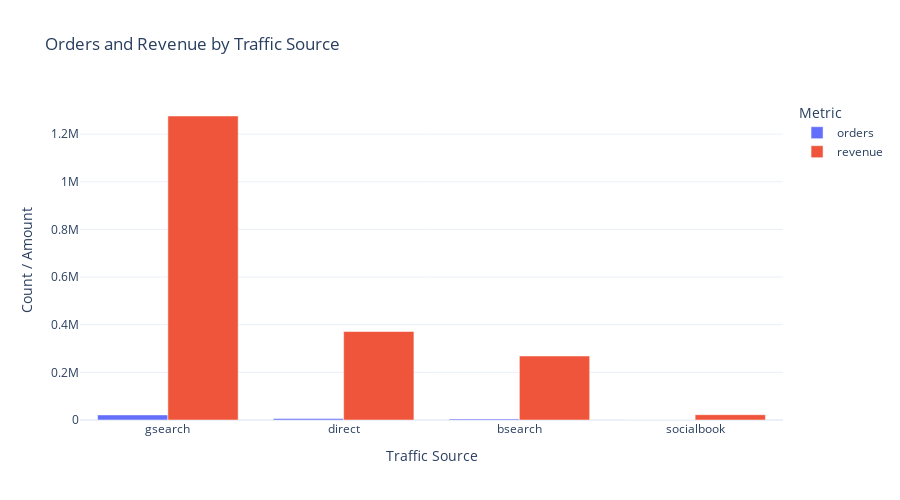
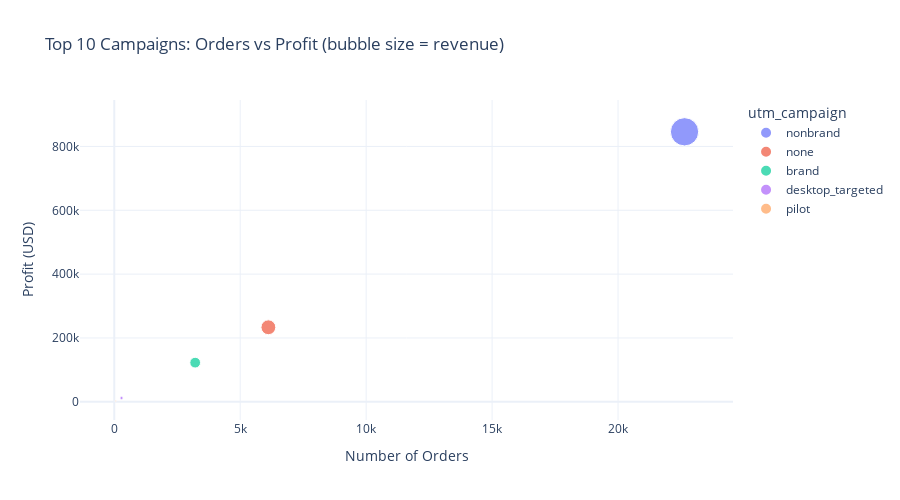

These figures' notebook cell, in order:
### Code cell
# 5. Traffic Source Analysis
traffic_analysis = orders_with_sessions.groupby('utm_source').agg({
    'order_id': 'count',
    'price_usd': 'sum',
    'profit_usd': 'sum'
}).reset_index()

traffic_analysis.columns = ['utm_source', 'orders', 'revenue', 'profit']
traffic_analysis = traffic_analysis.sort_values('revenue', ascending=False)

fig5 = px.bar(traffic_analysis,
              x='utm_source',
              y=['orders', 'revenue'],
              title='Orders and Revenue by Traffic Source',
              labels={'value': 'Count / Amount', 'utm_source': 'Traffic Source', 'variable': 'Metric'},
              barmode='group',
              template='plotly_white')
fig5.update_layout(height=500)
fig5.show()

# 6. Campaign Performance
campaign_analysis = orders_with_sessions.groupby('utm_campaign').agg({
    'order_id': 'count',
    'price_usd': 'sum',
    'profit_usd': 'sum'
}).reset_index()
campaign_analysis.columns = ['utm_campaign', 'orders', 'revenue', 'profit']
campaign_analysis = campaign_analysis.sort_values('revenue', ascending=False).head(10)

fig6 = px.scatter(campaign_analysis,
                  x='orders',
                  y='profit',
                  size='revenue',
                  color='utm_campaign',
                  title='Top 10 Campaigns: Orders vs Profit (bubble size = revenue)',
                  labels={'orders': 'Number of Orders', 'profit': 'Profit (USD)'},
                  template='plotly_white',
                  hover_data=['revenue'])
fig6.update_layout(height=500, showlegend=True)
fig6.show()

### Figure 1 — Plotly figure (JSON) as saved in the notebook; plotly's stock layout.template omitted (floating-point values rounded to 4 significant figures)
{"data": [{"alignmentgroup": "True", "hovertemplate": "Metric=orders<br>Traffic Source=%{x}<br>Count / Amount=%{y}<extra></extra>", "legendgroup": "orders", "marker": {"color": "#636efa", "pattern": {"shape": ""}}, "name": "orders", "offsetgroup": "orders", "orientation": "v", "showlegend": true, "textposition": "auto", "x": ["gsearch", "direct", "bsearch", "socialbook"], "xaxis": "x", "y": [21330.0, 6118.0, 4519.0, 343.0], "yaxis": "y", "type": "bar"}, {"alignmentgroup": "True", "hovertemplate": "Metric=revenue<br>Traffic Source=%{x}<br>Count / Amount=%{y}<extra></extra>", "legendgroup": "revenue", "marker": {"color": "#EF553B", "pattern": {"shape": ""}}, "name": "revenue", "offsetgroup": "revenue", "orientation": "v", "showlegend": true, "textposition": "auto", "x": ["gsearch", "direct", "bsearch", "socialbook"], "xaxis": "x", "y": [1276000.0, 371400.0, 268700.0, 22260.0], "yaxis": "y", "type": "bar"}], "layout": {"xaxis": {"anchor": "y", "domain": [0.0, 1.0], "title": {"text": "Traffic Source"}}, "yaxis": {"anchor": "x", "domain": [0.0, 1.0], "title": {"text": "Count / Amount"}}, "legend": {"title": {"text": "Metric"}, "tracegroupgap": 0}, "title": {"text": "Orders and Revenue by Traffic Source"}, "barmode": "group", "height": 500}}

### Figure 2 — Plotly figure (JSON) as saved in the notebook; plotly's stock layout.template omitted (floating-point values rounded to 4 significant figures)
{"data": [{"customdata": [[1350000.0]], "hovertemplate": "utm_campaign=nonbrand<br>Number of Orders=%{x}<br>Profit (USD)=%{y}<br>revenue=%{customdata[0]}<extra></extra>", "legendgroup": "nonbrand", "marker": {"color": "#636efa", "size": [1350000.0], "sizemode": "area", "sizeref": 3375.0, "symbol": "circle"}, "mode": "markers", "name": "nonbrand", "orientation": "v", "showlegend": true, "x": [22640], "xaxis": "x", "y": [846000.0], "yaxis": "y", "type": "scatter"}, {"customdata": [[371400.0]], "hovertemplate": "utm_campaign=none<br>Number of Orders=%{x}<br>Profit (USD)=%{y}<br>revenue=%{customdata[0]}<extra></extra>", "legendgroup": "none", "marker": {"color": "#EF553B", "size": [371400.0], "sizemode": "area", "sizeref": 3375.0, "symbol": "circle"}, "mode": "markers", "name": "none", "orientation": "v", "showlegend": true, "x": [6118], "xaxis": "x", "y": [233400.0], "yaxis": "y", "type": "scatter"}, {"customdata": [[194800.0]], "hovertemplate": "utm_campaign=brand<br>Number of Orders=%{x}<br>Profit (USD)=%{y}<br>revenue=%{customdata[0]}<extra></extra>", "legendgroup": "brand", "marker": {"color": "#00cc96", "size": [194800.0], "sizemode": "area", "sizeref": 3375.0, "symbol": "circle"}, "mode": "markers", "name": "brand", "orientation": "v", "showlegend": true, "x": [3212], "xaxis": "x", "y": [122600.0], "yaxis": "y", "type": "scatter"}, {"customdata": [[18520.0]], "hovertemplate": "utm_campaign=desktop_targeted<br>Number of Orders=%{x}<br>Profit (USD)=%{y}<br>revenue=%{customdata[0]}<extra></extra>", "legendgroup": "desktop_targeted", "marker": {"color": "#ab63fa", "size": [18520.0], "sizemode": "area", "sizeref": 3375.0, "symbol": "circle"}, "mode": "markers", "name": "desktop_targeted", "orientation": "v", "showlegend": true, "x": [288], "xaxis": "x", "y": [11720.0], "yaxis": "y", "type": "scatter"}, {"customdata": [[3743.0]], "hovertemplate": "utm_campaign=pilot<br>Number of Orders=%{x}<br>Profit (USD)=%{y}<br>revenue=%{customdata[0]}<extra></extra>", "legendgroup": "pilot", "marker": {"color": "#FFA15A", "size": [3743.0], "sizemode": "area", "sizeref": 3375.0, "symbol": "circle"}, "mode": "markers", "name": "pilot", "orientation": "v", "showlegend": true, "x": [55], "xaxis": "x", "y": [2382.0], "yaxis": "y", "type": "scatter"}], "layout": {"xaxis": {"anchor": "y", "domain": [0.0, 1.0], "title": {"text": "Number of Orders"}}, "yaxis": {"anchor": "x", "domain": [0.0, 1.0], "title": {"text": "Profit (USD)"}}, "legend": {"title": {"text": "utm_campaign"}, "tracegroupgap": 0, "itemsizing": "constant"}, "title": {"text": "Top 10 Campaigns: Orders vs Profit (bubble size = revenue)"}, "height": 500, "showlegend": true}}
